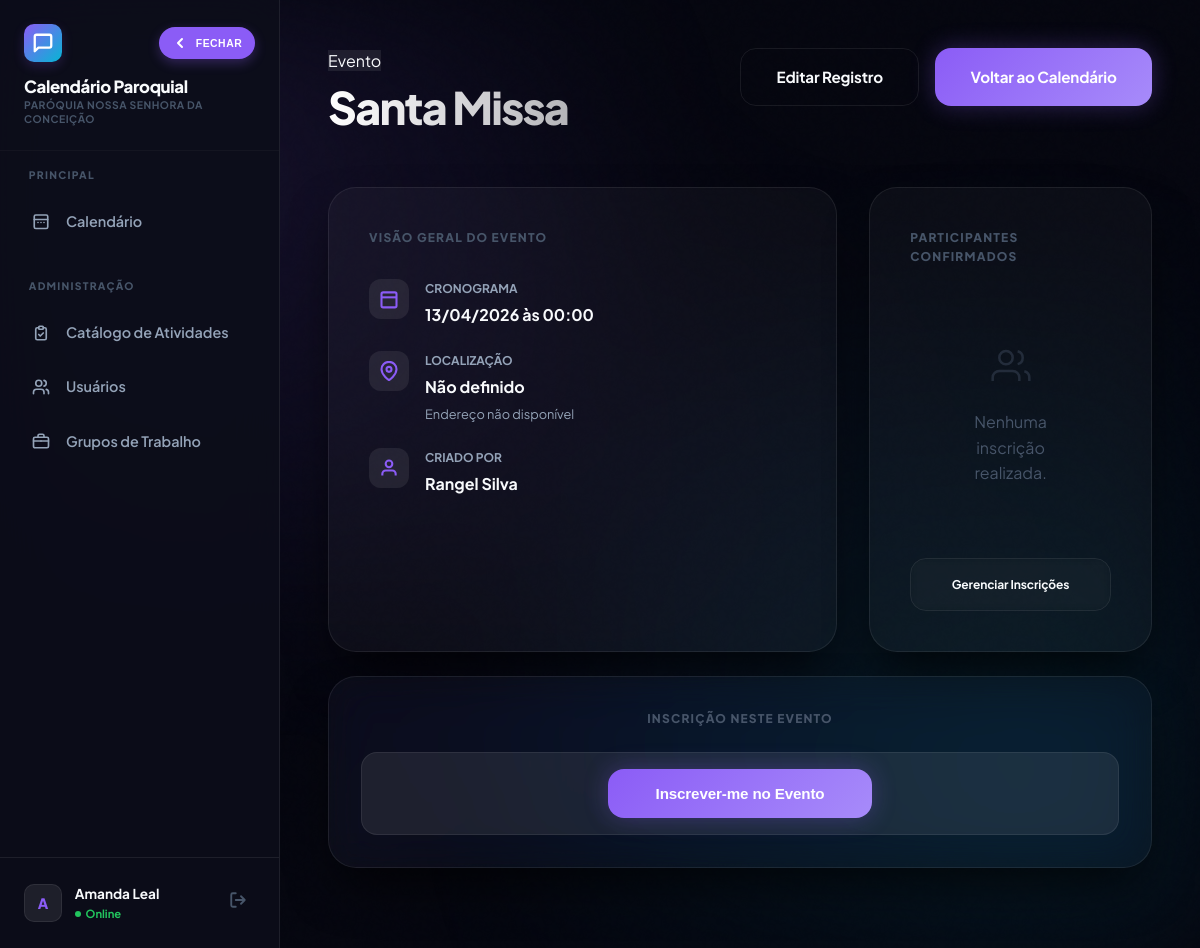
The page /ver_atividade.php?id=98 (signed in) on the database as committed earlier.
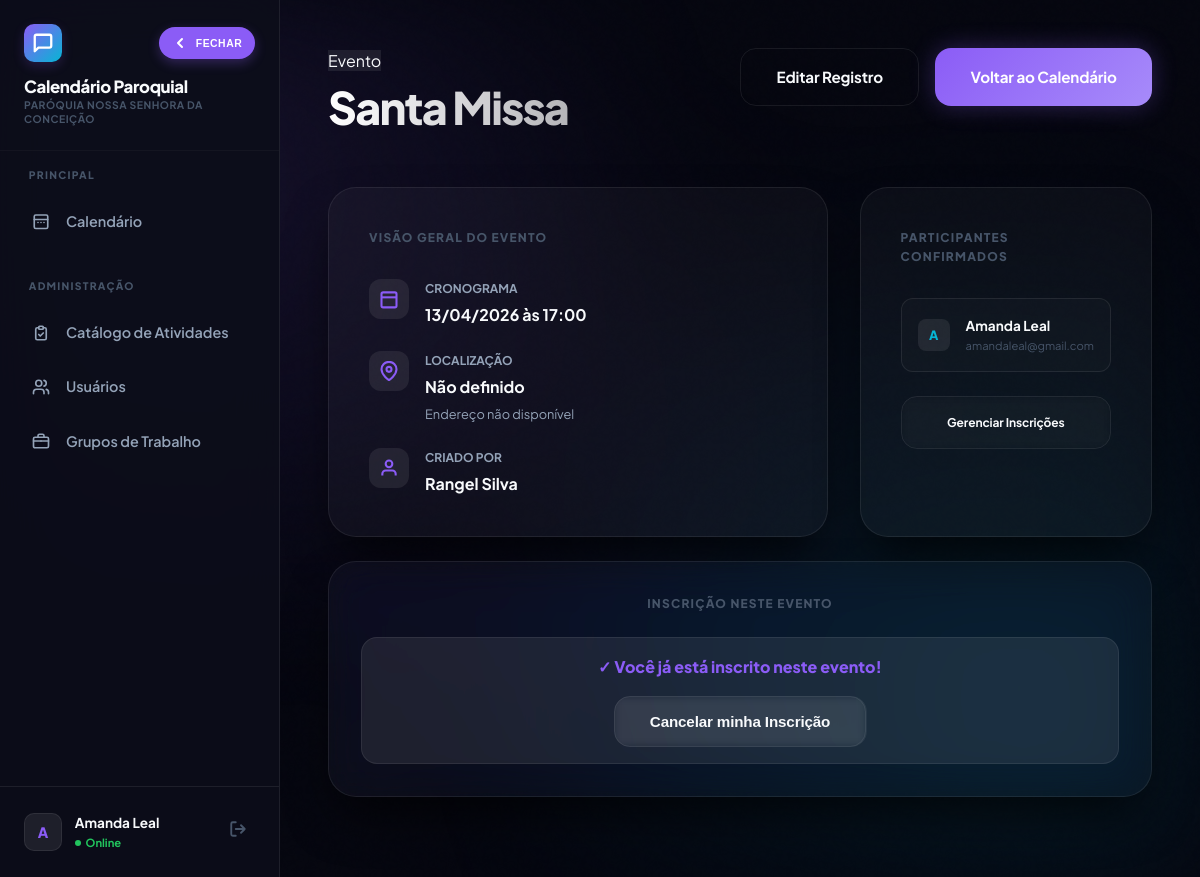
The same page on the database as committed later.
### tables this page shows
CREATE TABLE `paroquias` (
  `id` int(10) unsigned NOT NULL AUTO_INCREMENT,
  `nome` varchar(255) NOT NULL,
  `cidade` varchar(100) DEFAULT NULL,
  `estado` char(2) DEFAULT NULL,
  `diocese` varchar(255) DEFAULT NULL,
  `ativo` tinyint(1) DEFAULT 1,
  `data_criacao` timestamp NULL DEFAULT current_timestamp(),
  PRIMARY KEY (`id`)
);

CREATE TABLE `atividades` (
  `id` int(10) unsigned NOT NULL AUTO_INCREMENT,
  `nome` varchar(255) NOT NULL,
  `descricao` text DEFAULT NULL,
  `cor` varchar(7) DEFAULT '#3b82f6',
  `data_inicio` date NOT NULL,
  `hora_inicio` time DEFAULT NULL,
  `data_fim` date DEFAULT NULL,
  `hora_fim` time DEFAULT NULL,
  `local_id` int(10) unsigned DEFAULT NULL,
  `tipo_atividade_id` int(10) unsigned DEFAULT NULL,
  `categoria_id` int(10) unsigned DEFAULT NULL,
  `criador_id` int(10) unsigned DEFAULT NULL,
  `paroquia_id` int(10) unsigned DEFAULT NULL,
  `status` varchar(50) DEFAULT 'ativo',
  `restrito` tinyint(1) DEFAULT 0,
  `serie_key` varchar(100) DEFAULT NULL,
  `serie_frequencia` varchar(50) DEFAULT NULL,
  `serie_dias_semana` varchar(100) DEFAULT NULL,
  `serie_data_fim` date DEFAULT NULL,
  `data_criacao` timestamp NULL DEFAULT current_timestamp(),
  `ultima_atualizacao` timestamp NULL DEFAULT current_timestamp() ON UPDATE current_timestamp(),
  `is_multi_color` tinyint(1) DEFAULT 0,
  `is_flashing` tinyint(1) DEFAULT 0,
  PRIMARY KEY (`id`),
  KEY `fk_atividades_paroquia` (`paroquia_id`),
  KEY `fk_atividades_local` (`local_id`),
  KEY `fk_atividades_tipo` (`tipo_atividade_id`),
  CONSTRAINT `fk_atividades_local` FOREIGN KEY (`local_id`) REFERENCES `locais_paroquia` (`id`) ON DELETE SET NULL,
  CONSTRAINT `fk_atividades_paroquia` FOREIGN KEY (`paroquia_id`) REFERENCES `paroquias` (`id`) ON DELETE SET NULL,
  CONSTRAINT `fk_atividades_tipo` FOREIGN KEY (`tipo_atividade_id`) REFERENCES `tipos_atividade` (`id`) ON DELETE SET NULL
);

CREATE TABLE `usuarios` (
  `id` int(10) unsigned NOT NULL AUTO_INCREMENT,
  `nome` varchar(255) NOT NULL,
  `email` varchar(255) NOT NULL,
  `senha` varchar(255) NOT NULL,
  `perfil_id` int(10) unsigned DEFAULT NULL,
  `paroquia_id` int(10) unsigned DEFAULT NULL,
  `sexo` varchar(20) DEFAULT NULL,
  `telefone` varchar(20) DEFAULT NULL,
  `palavra_chave` varchar(255) DEFAULT NULL,
  `ativo` tinyint(1) DEFAULT 1,
  `perm_criar_eventos` tinyint(1) DEFAULT 0,
  `perm_editar_eventos` tinyint(1) DEFAULT 0,
  `perm_excluir_eventos` tinyint(1) DEFAULT 0,
  `perm_ver_restritos` tinyint(1) DEFAULT 0,
  `perm_cadastrar_usuario` tinyint(1) DEFAULT 0,
  `perm_admin_usuarios` tinyint(1) DEFAULT 0,
  `perm_ver_logs` tinyint(1) DEFAULT 0,
  `data_criacao` timestamp NULL DEFAULT current_timestamp(),
  `ultimo_login` timestamp NULL DEFAULT NULL,
  `data_nascimento` date DEFAULT NULL,
  `foto_perfil` varchar(255) DEFAULT NULL,
  `nivel_acesso` int(10) DEFAULT 0,
  `perfil_nome` varchar(50) DEFAULT NULL,
  `perm_ver_calendario` tinyint(1) DEFAULT 1,
  `perm_admin_sistema` tinyint(1) DEFAULT 0,
  `perm_gerenciar_catalogo` tinyint(1) DEFAULT 0,
  `perm_gerenciar_grupos` tinyint(1) DEFAULT 0,
  PRIMARY KEY (`id`),
  UNIQUE KEY `email` (`email`),
  KEY `fk_usuario_perfil` (`perfil_id`),
  KEY `fk_usuario_paroquia` (`paroquia_id`),
  CONSTRAINT `fk_usuario_paroquia` FOREIGN KEY (`paroquia_id`) REFERENCES `paroquias` (`id`) ON DELETE SET NULL,
  CONSTRAINT `fk_usuario_perfil` FOREIGN KEY (`perfil_id`) REFERENCES `perfis` (`id`) ON DELETE SET NULL
);

### config.php (called while the page is built, shortened)
<?php
function h(mixed $v): string {
    return htmlspecialchars((string)($v ?? ''), ENT_QUOTES, 'UTF-8');
}
?>

### functions.php (called while the page is built, shortened)
<?php
require_once __DIR__ . '/config.php';
function formatDate(string $date): string {
    try {
        $dt = new DateTime($date);
        return $dt->format('d/m/Y');
    } catch (Exception $e) {
        return h($date);
    }
}
function formatTime(?string $time): string {
    return substr((string)$time, 0, 5);
}
function current_paroquia_id(): int {
    return (int)($_SESSION['paroquia_id'] ?? 0);
}
?>

### ver_atividade.php (the view, shortened to what the rows shown need)
<?php
require_once 'functions.php';
$pid = current_paroquia_id();
$id = (int)($_GET['id'] ?? 0);
$sql = "
    SELECT a.*, l.nome_local, l.endereco, l.responsavel, t.nome_tipo, t.icone, u.nome as criador_nome
    FROM atividades a
    LEFT JOIN locais_paroquia l ON a.local_id = l.id
    LEFT JOIN tipos_atividade t ON a.tipo_atividade_id = t.id
    LEFT JOIN usuarios u ON a.criador_id = u.id
    WHERE a.id = ? AND a.paroquia_id = ?
    LIMIT 1
";
$stmt = $conn->prepare($sql);
$stmt->bind_param('ii', $id, $pid);
$stmt->execute();
$activity = $stmt->get_result()->fetch_assoc();
$parts_sql = "
    SELECT DISTINCT u.nome, u.email, u.foto_perfil, u.id
    FROM usuarios u
    WHERE u.id IN (
        SELECT usuario_id FROM inscricoes WHERE atividade_id = ?
        UNION
        SELECT aei.usuario_id
        FROM atividade_evento_inscricoes aei
        INNER JOIN atividade_evento_itens ei ON ei.id = aei.evento_item_id
        WHERE ei.evento_id = ?
    )
    ORDER BY u.nome ASC
";
$stmt_p = $conn->prepare($parts_sql);
$stmt_p->bind_param('ii', $id, $id);
$stmt_p->execute();
$participants = $stmt_p->get_result();
?>
<!DOCTYPE html>
<html lang="pt-BR">
<head>
    <link rel="stylesheet" href="style.css">
</head>
<body>
    <div class="app-shell">
        <?php include 'sidebar.php'; ?>
        <main class="main-content">
            <header class="detail-header animate-in">
                <div>
                    <span class="type-badge" style="background:var(--panel-hi);"><?= h($activity['nome_tipo'] ?: 'Evento') ?></span>
                    <h1 class="gradient-text"><?= h($activity['nome']) ?></h1>
                </div>
            </header>
            <div class="info-grid animate-in" style="animation-delay: 0.1s;">
                <section class="glass info-card">
                    <div class="meta-list">
                        <div class="meta-box">
                            <div class="meta-content">
                                <div>CRONOGRAMA</div>
                                <span><?= formatDate($activity['data_inicio']) ?> às <?= formatTime($activity['hora_inicio']) ?></span>
                            </div>
                        </div>
                        <div class="meta-box">
                            <div class="meta-content">
                                <div>CRIADO POR</div>
                                <span><?= h($activity['criador_nome'] ?: 'Gerenciador do Sistema') ?></span>
                            </div>
                        </div>
                    </div>
                </section>
                <section class="glass info-card">
                    <div class="participants-list">
                        <?php if ($participants->num_rows > 0): ?>
                            <?php while ($p = $participants->fetch_assoc()): ?>
                            <div class="participant-item">
                                <div class="p-avatar">
                                    <?php if (!empty($p['foto_perfil']) && file_exists(__DIR__ . '/' . $p['foto_perfil'])): ?>
                                        <img src="<?= h($p['foto_perfil']) ?>?v=<?= time() ?>" alt="Foto">
                                    <?php else: ?>
                                        <?= mb_substr($p['nome'], 0, 1) ?>
                                    <?php endif; ?>
                                </div>
                                <div style="flex: 1;">
                                    <div style="font-size: 0.85rem; font-weight: 700;"><?= h($p['nome']) ?></div>
                                    <div style="font-size: 0.7rem; color: var(--text-ghost);"><?= h($p['email']) ?></div>
                                </div>
                            </div>
                            <?php endwhile; ?>
                        <?php endif; ?>
                    </div>
                </section>
            </div>
        </main>
    </div>
</body>
</html>

### sidebar.php (shortened to what the rows shown need)
<?php
require_once 'config.php';
$parish_name = 'Igreja Católica';
$pid = $_SESSION['paroquia_id'] ?? 0;
if ($pid > 0) {
    $stmt = $conn->prepare("SELECT nome FROM paroquias WHERE id = ?");
    $stmt->bind_param('i', $pid);
    $stmt->execute();
    $resParish = $stmt->get_result();
    if ($resParish && $resParish->num_rows > 0) {
        $parish_name = $resParish->fetch_assoc()['nome'];
    }
}
$all_parishes = [];
?>
<aside class="sidebar" id="mainSidebar">
    <div class="sidebar-header">
        <div class="brand-details">
            <span class="brand-text">Calendário Paroquial</span>
            <?php if (count($all_parishes) > 1): ?>
                <select class="brand-sub-select" onchange="window.location.href='select_paroquia.php?id='+this.value">
                    <?php if ($pid == 0): ?><option value="0" selected>Selecionar...</option><?php endif; ?>
                    <?php foreach($all_parishes as $p): ?>
                        <option value="<?= $p['id'] ?>" <?= $p['id'] == $pid ? 'selected' : '' ?>><?= h($p['nome']) ?></option>
                    <?php endforeach; ?>
                </select>
            <?php else: ?>
                <span class="brand-sub"><?= h($parish_name) ?></span>
            <?php endif; ?>
        </div>
    </div>
</aside>

Rows that differ between the two databases and show on the page:
changed atividades "Santa Missa": hora_inicio "00:00" → "17:00"
now on this page (row unchanged): usuarios: nome "A", nome "Amanda Leal", email "amandaleal@gmail.com"
Other text that changed with them:
text no longer shown: "Nenhuma inscrição realizada. Inscrever-me no Evento"
text now shown: "✓ Você já está inscrito neste evento! Cancelar minha Inscrição"
